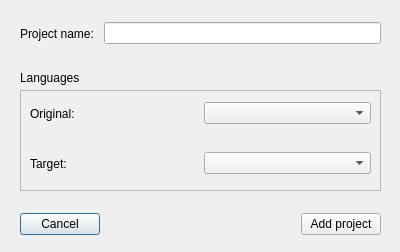
<?xml version="1.0" encoding="UTF-8"?>
<ui version="4.0">
 <class>NewProject</class>
 <widget class="QDialog" name="NewProject">
  <property name="geometry">
   <rect>
    <x>0</x>
    <y>0</y>
    <width>400</width>
    <height>252</height>
   </rect>
  </property>
  <property name="windowTitle">
   <string>New Project</string>
  </property>
  <widget class="QLabel" name="label_4">
   <property name="geometry">
    <rect>
     <x>20</x>
     <y>70</y>
     <width>91</width>
     <height>16</height>
    </rect>
   </property>
   <property name="text">
    <string>Languages</string>
   </property>
  </widget>
  <widget class="QFrame" name="frame">
   <property name="geometry">
    <rect>
     <x>20</x>
     <y>90</y>
     <width>361</width>
     <height>101</height>
    </rect>
   </property>
   <property name="frameShape">
    <enum>QFrame::StyledPanel</enum>
   </property>
   <property name="frameShadow">
    <enum>QFrame::Raised</enum>
   </property>
   <widget class="QWidget" name="layoutWidget">
    <property name="geometry">
     <rect>
      <x>10</x>
      <y>60</y>
      <width>341</width>
      <height>27</height>
     </rect>
    </property>
    <layout class="QHBoxLayout" name="horizontalLayout_3">
     <item>
      <widget class="QLabel" name="label_3">
       <property name="text">
        <string>Target:</string>
       </property>
      </widget>
     </item>
     <item>
      <widget class="QComboBox" name="cmbTargetLang"/>
     </item>
    </layout>
   </widget>
   <widget class="QWidget" name="layoutWidget_2">
    <property name="geometry">
     <rect>
      <x>10</x>
      <y>10</y>
      <width>341</width>
      <height>27</height>
     </rect>
    </property>
    <layout class="QHBoxLayout" name="horizontalLayout">
     <item>
      <widget class="QLabel" name="label_2">
       <property name="text">
        <string>Original:</string>
       </property>
      </widget>
     </item>
     <item>
      <widget class="QComboBox" name="cmbOrigLang"/>
     </item>
    </layout>
   </widget>
  </widget>
  <widget class="QWidget" name="layoutWidget">
   <property name="geometry">
    <rect>
     <x>20</x>
     <y>20</y>
     <width>361</width>
     <height>27</height>
    </rect>
   </property>
   <layout class="QHBoxLayout" name="horizontalLayout_2">
    <item>
     <widget class="QLabel" name="label">
      <property name="text">
       <string>Project name: </string>
      </property>
     </widget>
    </item>
    <item>
     <widget class="QLineEdit" name="lnProjectName">
      <property name="toolTip">
       <string>Name for a new project</string>
      </property>
     </widget>
    </item>
   </layout>
  </widget>
  <widget class="QWidget" name="layoutWidget">
   <property name="geometry">
    <rect>
     <x>20</x>
     <y>210</y>
     <width>361</width>
     <height>29</height>
    </rect>
   </property>
   <layout class="QHBoxLayout" name="horizontalLayout_4">
    <item>
     <widget class="QPushButton" name="btn_Cancel">
      <property name="text">
       <string>Cancel</string>
      </property>
     </widget>
    </item>
    <item>
     <spacer name="horizontalSpacer">
      <property name="orientation">
       <enum>Qt::Horizontal</enum>
      </property>
      <property name="sizeHint" stdset="0">
       <size>
        <width>40</width>
        <height>20</height>
       </size>
      </property>
     </spacer>
    </item>
    <item>
     <widget class="QPushButton" name="btn_addNewProject">
      <property name="text">
       <string>Add project</string>
      </property>
     </widget>
    </item>
   </layout>
  </widget>
 </widget>
 <tabstops>
  <tabstop>lnProjectName</tabstop>
  <tabstop>cmbOrigLang</tabstop>
  <tabstop>cmbTargetLang</tabstop>
  <tabstop>btn_addNewProject</tabstop>
  <tabstop>btn_Cancel</tabstop>
 </tabstops>
 <resources/>
 <connections>
  <connection>
   <sender>btn_addNewProject</sender>
   <signal>clicked()</signal>
   <receiver>NewProject</receiver>
   <slot>accept()</slot>
   <hints>
    <hint type="sourcelabel">
     <x>334</x>
     <y>224</y>
    </hint>
    <hint type="destinationlabel">
     <x>199</x>
     <y>125</y>
    </hint>
   </hints>
  </connection>
  <connection>
   <sender>btn_Cancel</sender>
   <signal>clicked()</signal>
   <receiver>NewProject</receiver>
   <slot>reject()</slot>
   <hints>
    <hint type="sourcelabel">
     <x>63</x>
     <y>224</y>
    </hint>
    <hint type="destinationlabel">
     <x>199</x>
     <y>125</y>
    </hint>
   </hints>
  </connection>
 </connections>
</ui>
